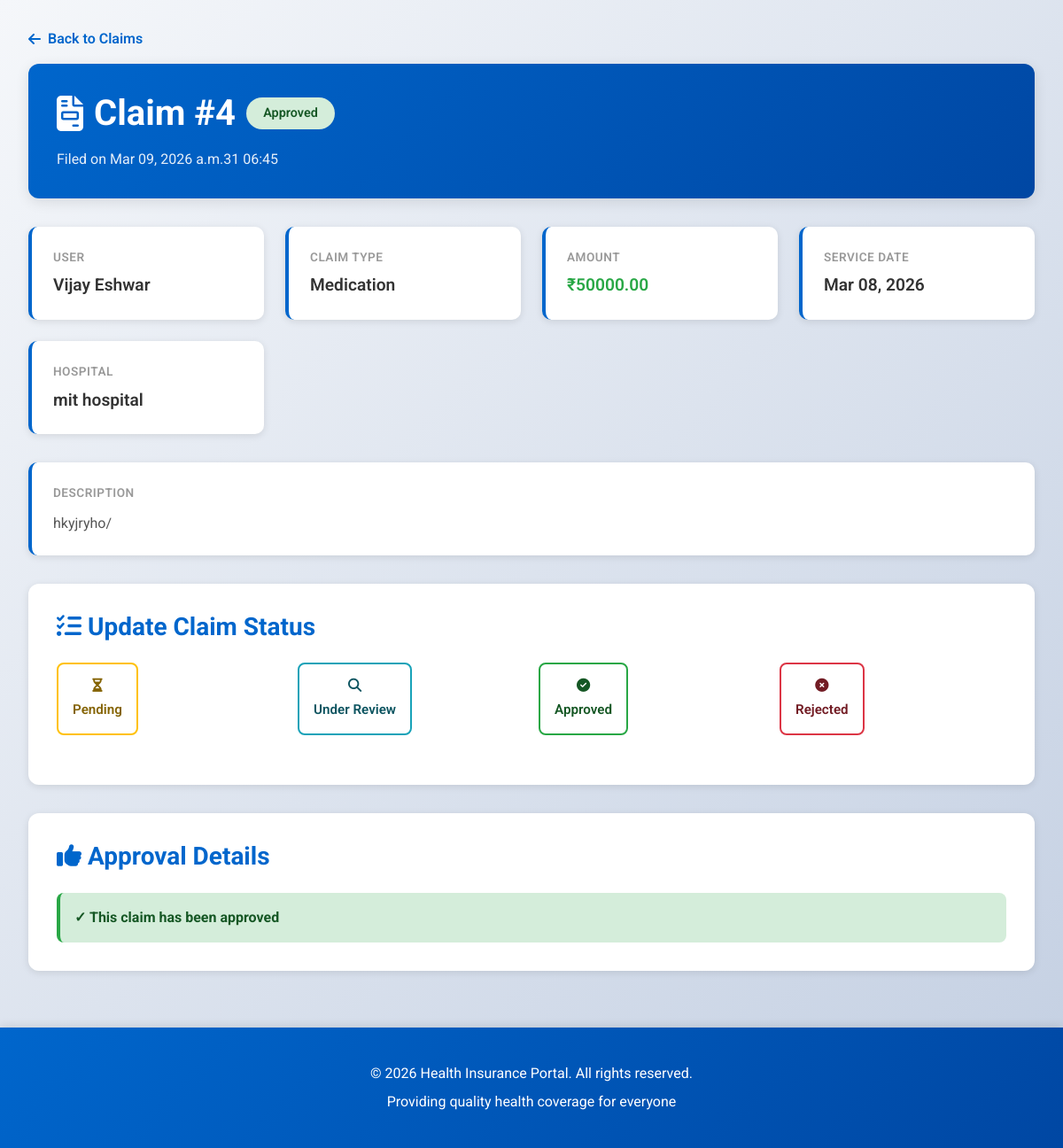
/claims/4/, run on an earlier commit of the app's database.
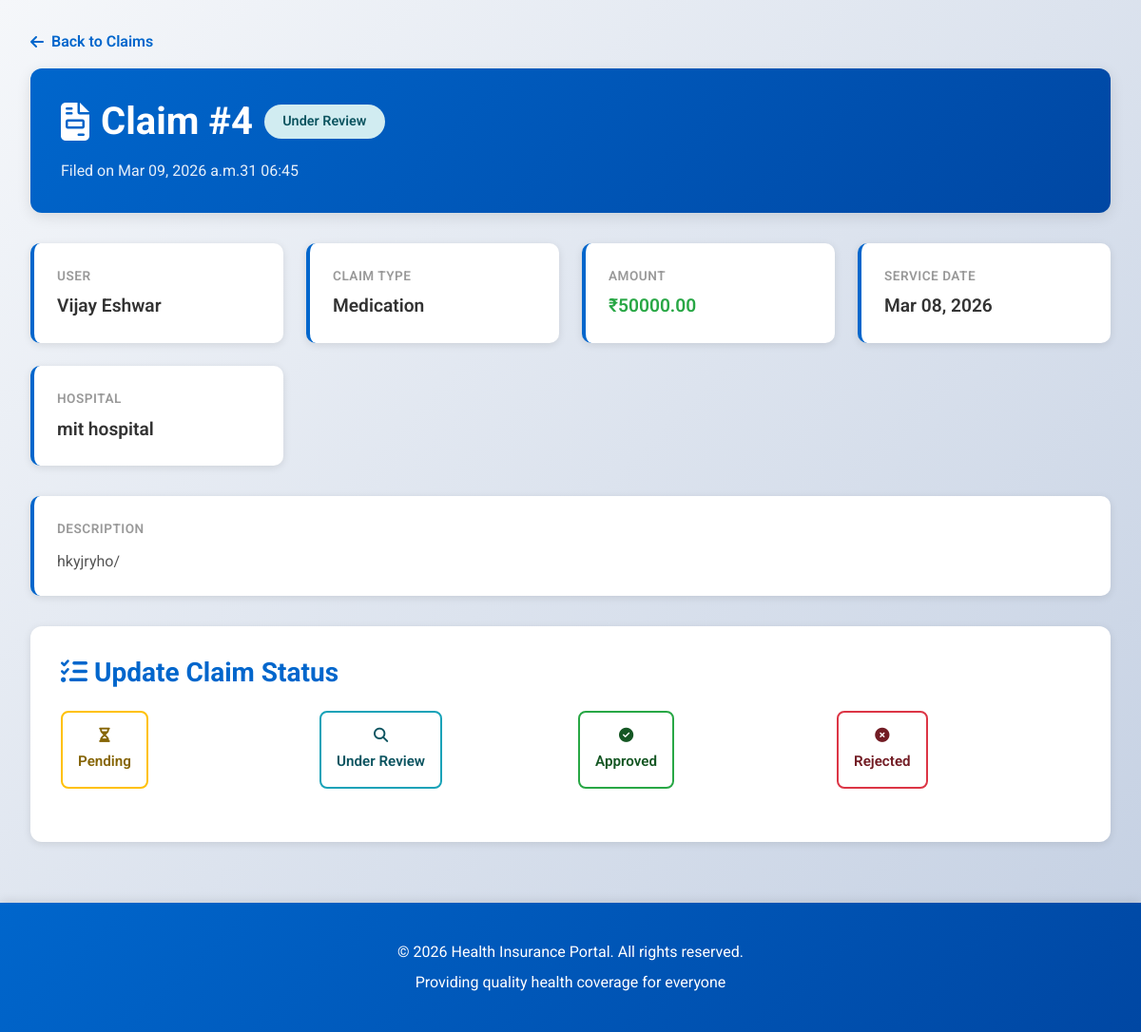
And on a later commit of the database.
### insurance/models.py (models this page shows, shortened)
class Claim(models.Model):
    STATUS_CHOICES = [
        ('pending', 'Pending'),
        ('under_review', 'Under Review'),
        ('approved', 'Approved'),
        ('rejected', 'Rejected'),
    ]
    CLAIM_TYPE_CHOICES = [
        ('hospitalization', 'Hospitalization'),
        ('outpatient', 'Outpatient'),
        ('medication', 'Medication'),
        ('diagnostic', 'Diagnostic Tests'),
        ('surgery', 'Surgery'),
        ('other', 'Other'),
    ]
    user = models.ForeignKey(
        UserProfile, on_delete=models.CASCADE, related_name='claims'
    )
    claim_type = models.CharField(max_length=30, choices=CLAIM_TYPE_CHOICES)
    amount = models.DecimalField(max_digits=12, decimal_places=2)
    status = models.CharField(
        max_length=20, choices=STATUS_CHOICES, default='pending'
    )
    description = models.TextField()
    hospital_name = models.CharField(max_length=200, blank=True)
    date_of_service = models.DateField()
    date_filed = models.DateTimeField(auto_now_add=True)
    date_updated = models.DateTimeField(auto_now=True)
    rejection_reason = models.TextField(blank=True, null=True, help_text="Reason for claim rejection")
    admin_notes = models.TextField(blank=True, null=True, help_text="Internal notes from admin")
    class Meta:
        ordering = ['-date_filed']

class UserProfile(models.Model):
    name = models.CharField(max_length=200)
    email = models.EmailField(unique=True)
    phone = models.CharField(max_length=20, blank=True)
    age = models.PositiveIntegerField()
    address = models.TextField(blank=True)
    selected_plan = models.ForeignKey(
        InsurancePlan, on_delete=models.SET_NULL, null=True, blank=True,
        related_name='subscribers'
    )
    created_at = models.DateTimeField(auto_now_add=True)
    updated_at = models.DateTimeField(auto_now=True)

### insurance/views.py (the view)
# urls.py: path('claims/<int:pk>/', views.claim_detail, name='claim_detail'),
def claim_detail(request, pk):
    claim = get_object_or_404(Claim.objects.select_related('user'), pk=pk)
    return render(request, 'insurance/claim_detail.html', {'claim': claim})

### insurance/templates/insurance/claim_detail.html (shortened to what this page needs)
{% extends 'insurance/base.html' %}
{% block content %}
<a href="{% url 'insurance:claim_list' %}" class="back-link">
    <i class="fas fa-arrow-left"></i> Back to Claims
</a>
<div class="claim-header">
    <h1>
        <i class="fas fa-file-invoice"></i> Claim #{{ claim.pk }}
        <span class="status-badge status-{{ claim.status }}">{{ claim.get_status_display }}</span>
    </h1>
    <p style="margin: 0; opacity: 0.9;">Filed on {{ claim.date_filed|date:"M d, Y at H:i" }}</p>
</div>
<div class="claim-grid">
    <div class="claim-item">
        <div class="claim-item-label">User</div>
        <div class="claim-item-value">{{ claim.user.name }}</div>
    </div>
    <div class="claim-item">
        <div class="claim-item-label">Claim Type</div>
        <div class="claim-item-value">{{ claim.get_claim_type_display }}</div>
    </div>
    <div class="claim-item">
        <div class="claim-item-label">Amount</div>
        <div class="claim-item-value" style="color: #28a745;">₹{{ claim.amount }}</div>
    </div>
    <div class="claim-item">
        <div class="claim-item-label">Service Date</div>
        <div class="claim-item-value">{{ claim.date_of_service|date:"M d, Y" }}</div>
    </div>
    {% if claim.hospital_name %}
    <div class="claim-item">
        <div class="claim-item-label">Hospital</div>
        <div class="claim-item-value">{{ claim.hospital_name }}</div>
    </div>
    {% endif %}
</div>
<div class="claim-item" style="margin-bottom: 2rem;">
    <div class="claim-item-label">Description</div>
    <div class="claim-item-value" style="font-size: 1rem; font-weight: 400; color: #555; margin-top: 0.75rem;">
        {{ claim.description }}
    </div>
</div>
<div class="action-section">
    <h3><i class="fas fa-tasks"></i> Update Claim Status</h3>
    <div class="status-buttons">
        <form method="post" action="{% url 'insurance:claim_update_status' claim.pk %}" style="width: 100%;">
            <button type="submit" class="status-btn pending" title="Mark as Pending">
                <i class="fas fa-hourglass-half"></i>
                <span>Pending</span>
            </button>
        </form>
        <form method="post" action="{% url 'insurance:claim_update_status' claim.pk %}" style="width: 100%;">
            <button type="submit" class="status-btn under_review" title="Mark as Under Review">
                <i class="fas fa-search"></i>
                <span>Under Review</span>
            </button>
        </form>
        <form method="post" action="{% url 'insurance:claim_update_status' claim.pk %}" style="width: 100%;">
            <button type="submit" class="status-btn approved" title="Approve Claim">
                <i class="fas fa-check-circle"></i>
                <span>Approved</span>
            </button>
        </form>
        <form method="post" action="{% url 'insurance:claim_update_status' claim.pk %}" style="width: 100%;">
            <button type="submit" class="status-btn rejected" title="Reject Claim">
                <i class="fas fa-times-circle"></i>
                <span>Rejected</span>
            </button>
        </form>
    </div>
</div>
{% if claim.status == 'approved' %}
<div class="action-section">
    <h3><i class="fas fa-thumbs-up"></i> Approval Details</h3>
    <div style="background: #d4edda; padding: 1rem; border-radius: 8px; border-left: 4px solid #28a745;">
        <strong style="color: #155724;">✓ This claim has been approved</strong>
    </div>
</div>
{% endif %}
{% endblock %}

What changed in the data, as far as the page shows it:
changed Claim "Medication": status "Approved" → "Under Review"
Also different on the page:
text no longer shown: "Approval Details ✓ This claim has been approved"
